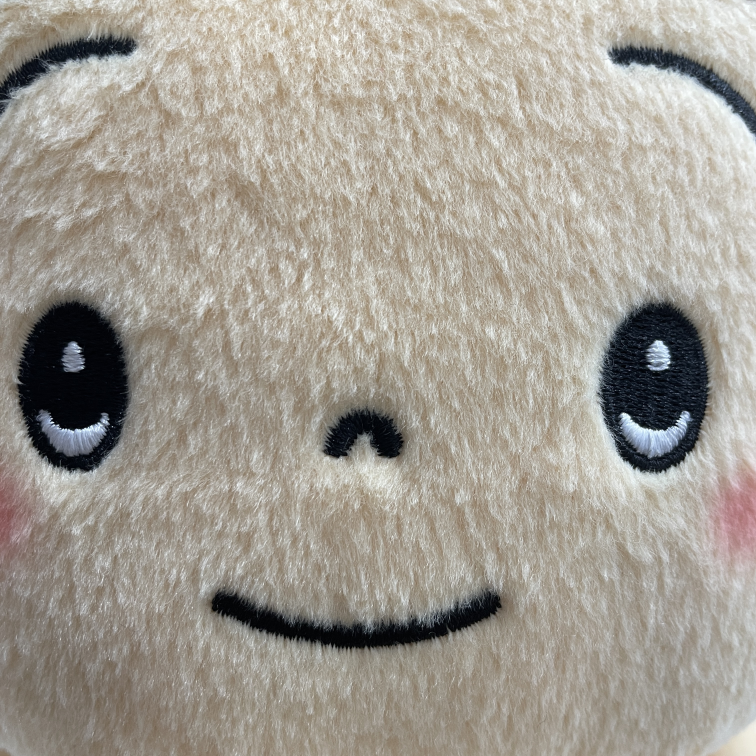
#> input picture kabochan_face1.jpg, 3024 x 3024 px (shown at 1/4 size)
$ python marker_dic.py
#> lines starting #> are read from the running program, lines starting #| are printed output that depends on the picture; after the words box and inside, x2 and y2 are one past the last pixel; in counts of white or black regions, pixels touching at a corner belong together
import cv2
import numpy as np
from cv2 import aruco
import pickle

def create_custom_marker_dictionary(image_path, marker_id, marker_size):
    # 画像を読み込み
#> called with image_path = 'kabochan_face1.jpg', marker_id = 0, marker_size = 3024
    img = cv2.imread(image_path, cv2.IMREAD_GRAYSCALE)
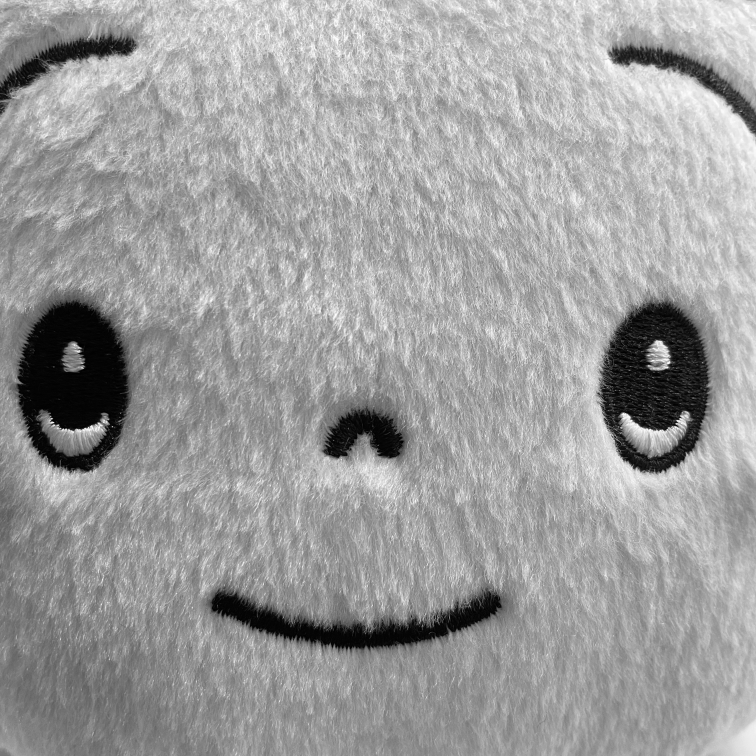
#> img: shape (3024, 3024) (shown at 1/4 size); min 0, max 255, mean 157.4

    # 画像のサイズを確認
    if img.shape[0] != marker_size or img.shape[1] != marker_size:
        # 画像を指定のサイズにリサイズ
        img = cv2.resize(img, (marker_size, marker_size))

    # 二値化（マーカーは白黒である必要があります）
    _, binary_marker = cv2.threshold(img, 127, 255, cv2.THRESH_BINARY)
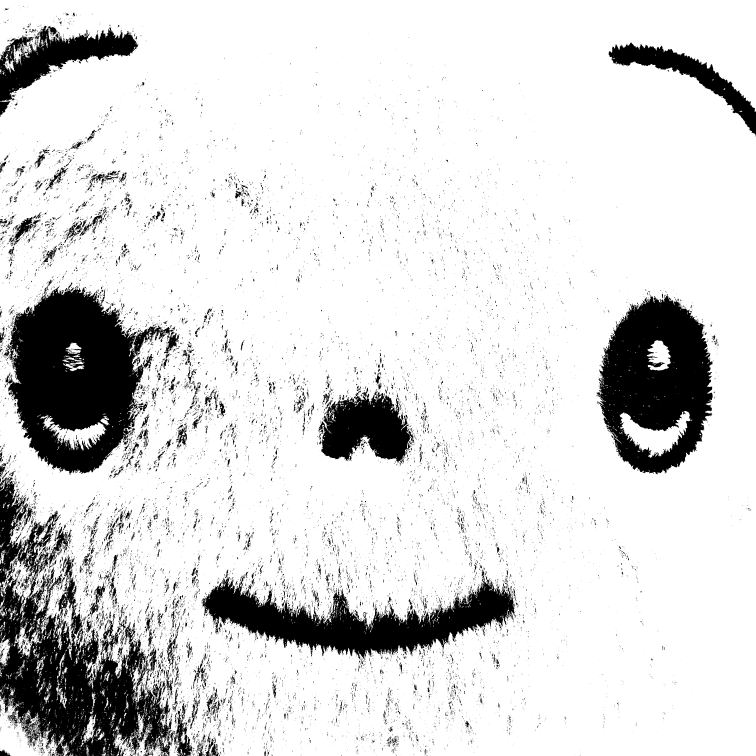
#> binary_marker: shape (3024, 3024) (shown at 1/4 size); 85.4% white; 21580 black regions (19909 under 20 px), largest, box (x1, y1, x2, y2) and area: (0, 1907, 701, 3024) 292322, (21, 1147, 697, 1900) 278966, (2386, 1183, 2851, 1898) 211990

    # カスタム辞書を作成
#> (the run stopped early here; a loop or call above may not have finished)
